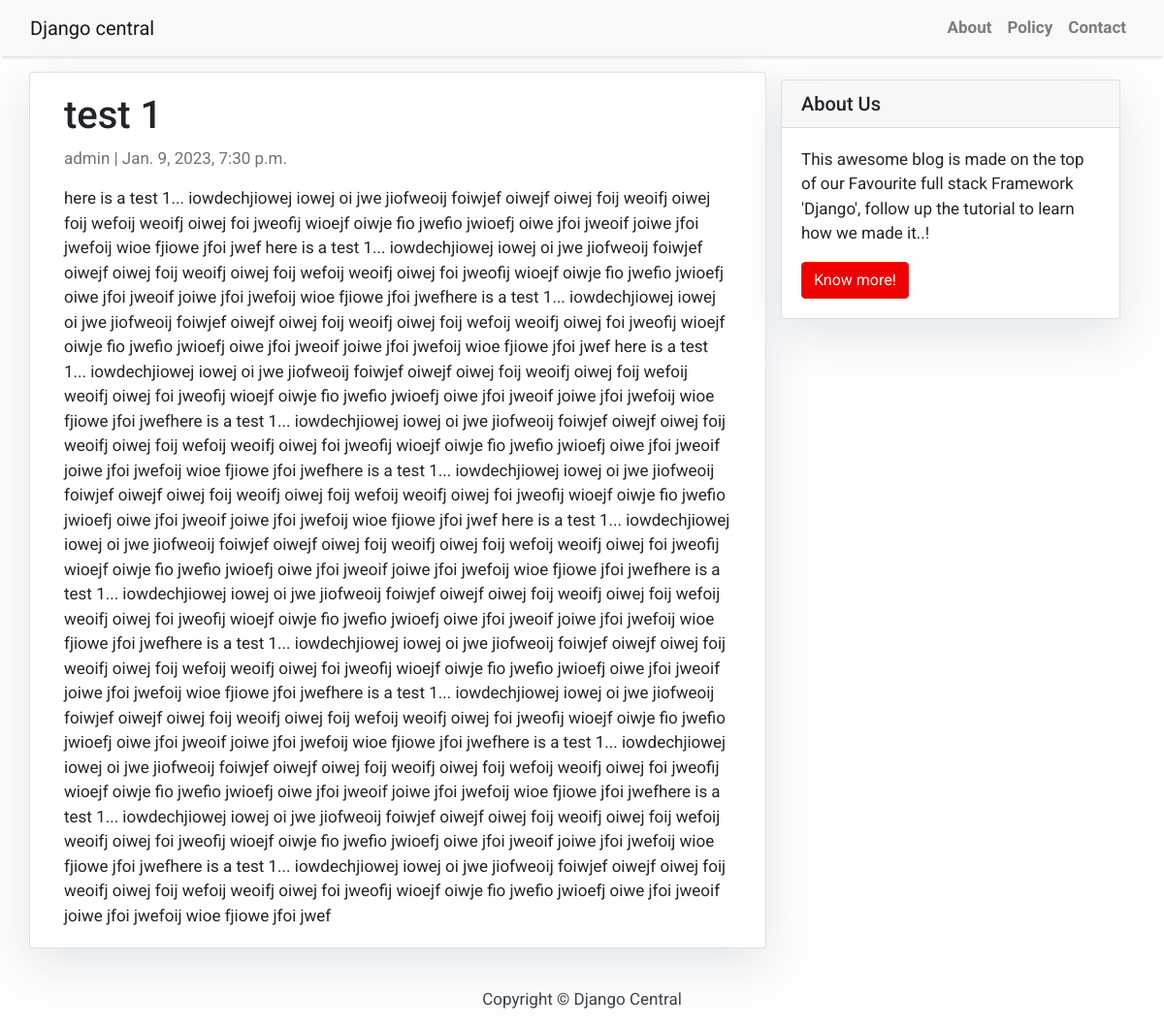
/test-1/, run on the app's committed database.
### blog/models.py (models this page shows, shortened)
class Post(models.Model):
    title = models.CharField(max_length=200, unique=True)
    slug = models.SlugField(max_length=200, unique=True)
    author = models.ForeignKey(User, on_delete= models.CASCADE,related_name='blog_posts')
    updated_on = models.DateTimeField(auto_now= True)
    content = models.TextField()
    created_on = models.DateTimeField(auto_now_add=True)
    status = models.IntegerField(choices=STATUS, default=0)
    class Meta:
        ordering = ['-created_on']

### blog/views.py (the view)
# urls.py: path('<slug:slug>/', views.PostDetail.as_view(), name='post_detail'),
class PostDetail(generic.DetailView):
    model = Post
    template_name = 'post_detail.html'

### blog/templates/post_detail.html
{% extends 'base.html' %} {% block content %}
<div class="container">
  <div class="row">
    <div class="col-md-8 card mb-4  mt-3 left  top">
      <div class="card-body">
        <h1>{% block title %} {{ object.title }} {% endblock title %}</h1>
        <p class=" text-muted">{{ post.author }} | {{ post.created_on }}</p>
        <p class="card-text ">{{ object.content | safe }}</p>
      </div>
    </div>
    {% block sidebar %} {% include 'sidebar.html' %} {% endblock sidebar %}
  </div>
</div>
{% endblock content %}

### blog/templates/base.html (style rules this page uses)
body { font-family: "Roboto", sans-serif; font-size: 17px; background-color: #fdfdfd; }

### blog/templates/sidebar.html (style rules this page uses)
.card { box-shadow: 0 16px 48px #E3E7EB; }

### data on the page
Post: title "test 1", author "admin", created_on "Jan. 9, 2023, 7:30 p.m.", content "here is a test 1... iowdechjiowej iowej oi jwe jiofweoij foiwjef oiwejf oiwej foij weoifj oiwej foij wefoij weoifj oiwej foi jweofij wioejf oiwje fio jwefio jwioefj oiwe jfoi jweoif joiwe jfoi jwefoij wioe fjiowe jfoi jwef here is a test 1... iowdechjiowej iowej oi jwe jiofweoij foiwjef oiwejf oiwej foij weoifj oiwej foij wefoij weoifj oiwej foi jweofij wioejf oiwje fio jwefio jwioefj oiwe jfoi jweoif joiwe jfoi jwefoij wioe fjiowe jfoi jwefhere is a test 1... iowdechjiowej iowej oi jwe jiofweoij foiwjef oiwejf oiwej foij weoifj oiwej foij wefoij weoifj oiwej foi jweofij wioejf oiwje fio jwefio jwioefj oiwe jfoi jweoif joiwe jfoi jwefoij wioe fjiowe jfoi jwef here is a test 1...…"
